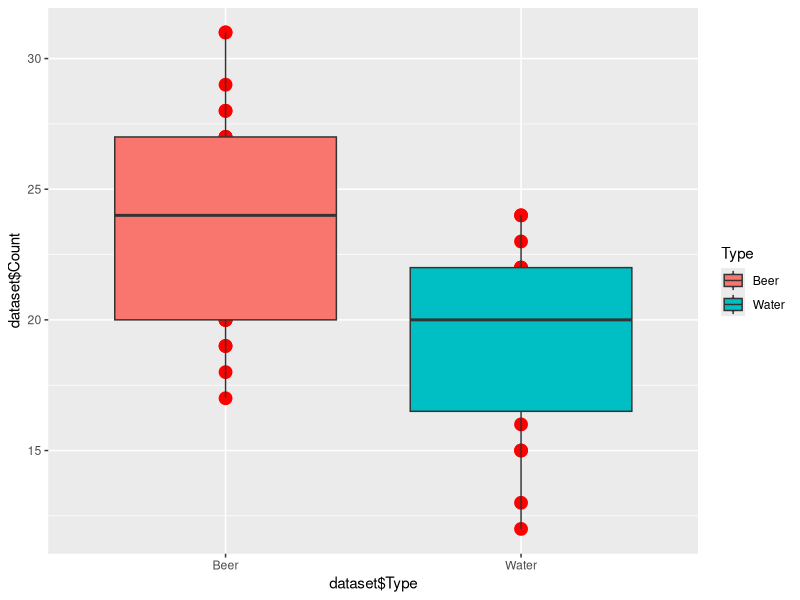
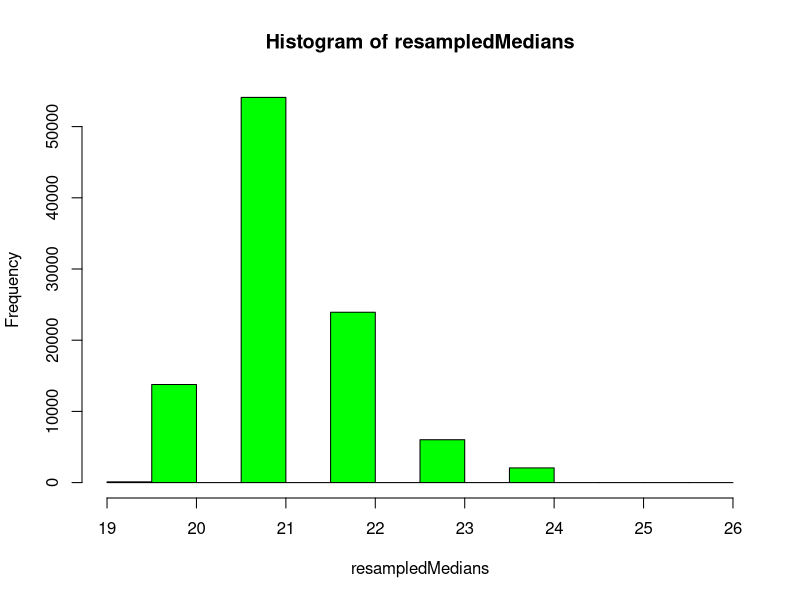
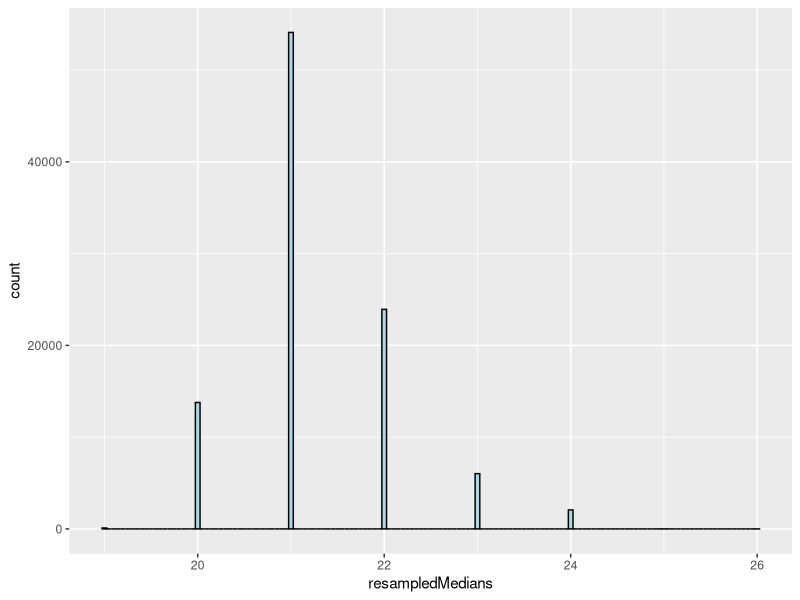

Source code (R) for these figures, in order:
library(ggplot2) #loading neccesary library
library(dplyr)

dataset <- read.csv("dataset.csv", head=TRUE) 

### set.seed(12345)

summary(dataset)
head(dataset)

g <- ggplot(dataset, aes(dataset$Type, dataset$Count, fill = Type)) +
  geom_point(colour = "red", size = 4) + 
  geom_boxplot(aes(fill = dataset$Type))
g

means <- dataset %>%
  group_by(Type) %>%
  summarise(mean(Count))
means

water <- filter(dataset, Type =="Water") 
mean(water$Count)

beer <- filter(dataset, Type =="Beer") 
mean(beer$Count)
observedStat <- mean(beer$Count) - mean(water$Count)

t.test(Count ~ Type, data = dataset)

x <- dataset$Count
n <- length(x)
B <- 100000
resamples <- matrix(sample(x,
                           n * B,
                           replace = TRUE),
                    B, n)
resampledMedians <- apply(resamples, 1, median)
hist(resampledMedians, col = "green", breaks = 10)

g = ggplot(data.frame(resampledMedians = resampledMedians), aes(x = resampledMedians))
g = g + geom_histogram(color = "black", fill = "lightblue", binwidth = 0.05)
g

group <- as.character(dataset$Type)
testStat <- function(w, g) {mean(w[g == "Beer"]) - mean(w[g == "Water"])}
observedStat <- testStat(dataset$Count, group)
permutations <- sapply(1 : 10000, function(i) testStat(dataset$Count, sample(group)))
